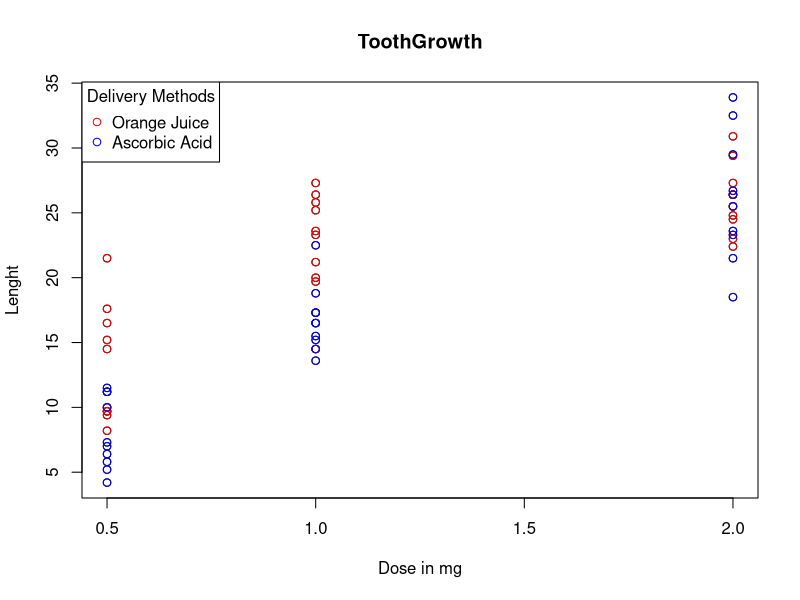

This chart was generated by the following R code:
## ---- chunk 1
data <- ToothGrowth
plot(data$dose,data$len,xlab="Dose in mg",ylab="Lenght",main="ToothGrowth")
points(data$dose[data$supp == "OJ"],data$len[data$supp == "OJ"], col = "red")
points(data$dose[data$supp == "VC"],data$len[data$supp == "VC"], col = "blue")
legend("topleft", legend = c("Orange Juice","Ascorbic Acid"), col = c("red","blue"), pch = 1,title="Delivery Methods")

## ---- chunk 2
summary(ToothGrowth)
str(ToothGrowth)
## ---- chunk 3
table(ToothGrowth$dose,ToothGrowth$supp)
## ---- chunk 4
library(dplyr)
## ---- chunk 5
data <- group_by(data,supp,dose)
sum <- summarize(data,mean(len))
sum
## ---- chunk 6
t1 = t.test(data$len[data$dose == 1],data$len[data$dose == 0.5],paired = TRUE)
## ---- chunk 7
t2 = t.test(data$len[data$dose == 2],data$len[data$dose == 1],paired = TRUE)
## ---- chunk 8
t3 = t.test(data$len[data$supp == "OJ" & data$dose == 0.5],data$len[data$supp == "VC" & data$dose == 0.5],paired = TRUE)
## ---- chunk 9
t4 = t.test(data$len[data$supp == "OJ" & data$dose == 1],data$len[data$supp == "VC" & data$dose == 1],paired = TRUE)
## ---- chunk 10
t5 = t.test(data$len[data$supp == "OJ" & data$dose == 2],data$len[data$supp == "VC" & data$dose == 2],paired = TRUE)
## ---- chunk 11
t1
## ---- chunk 12
t2
## ---- chunk 13
t3
## ---- chunk 14
t4
## ---- chunk 15
t5
